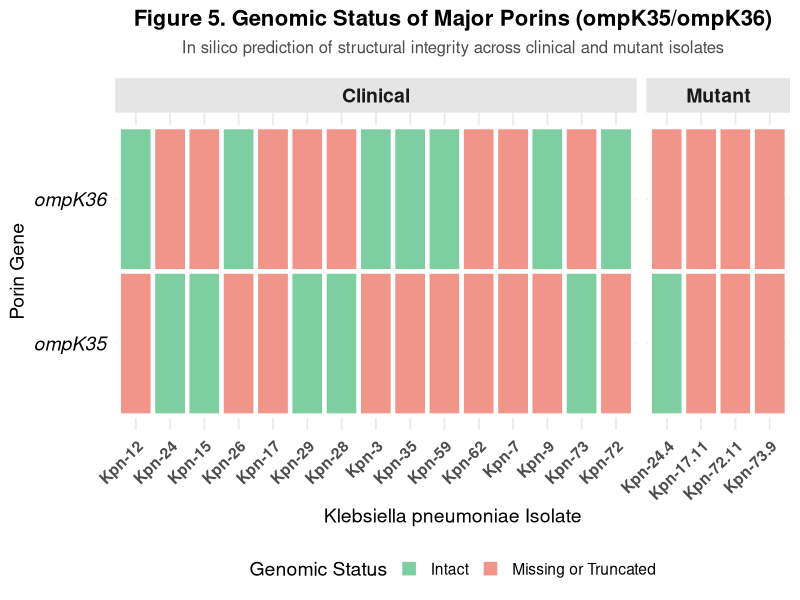
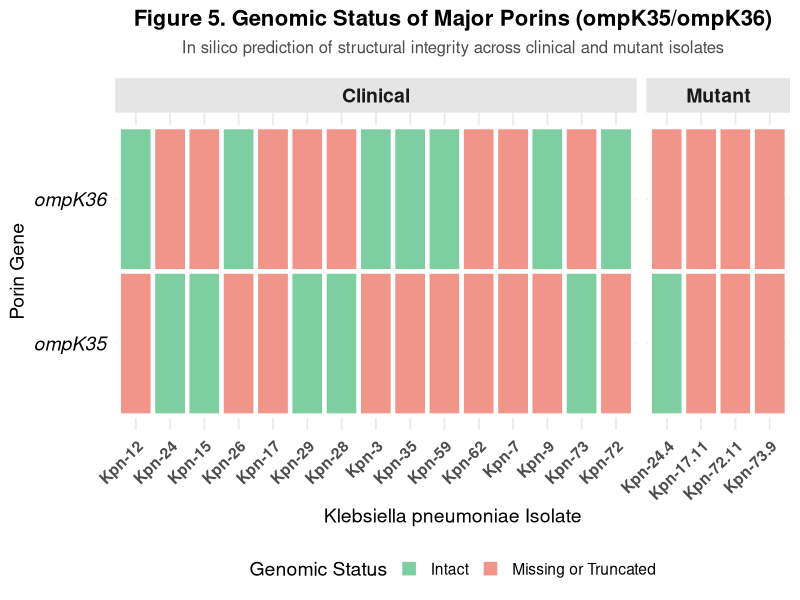

Here is the R script that generated these plots, in order:
library(ggplot2)
library(dplyr)
library(tidyr)

# 1. NHẬP DỮ LIỆU TRỰC TIẾP TỪ VĂN BẢN (Copy-paste toàn bộ bảng của bạn)
raw_data <- "Sample  Group   Status  Chromosome_Depth    Plasmids_PCN    ompK35_Status   ompK36_Status   IS_Interrupting_Porin   Time
Kpn-12  Clinical    SUCCESS 139.9   2:0.9X;3:1.1X;4:1.5X;5:2.3X;6:0.9X;7:2.7X;8:3.3X    Missing_or_Truncated    Intact  None    800s
Kpn-24  Clinical    SUCCESS 132.3   2:1.1X;3:1.1X;4:0.9X;5:1.6X;6:1.0X;7:0.9X;8:1.1X;9:3.5X;10:3.7X;11:2.7X Intact  Missing_or_Truncated    None    803s
Kpn-15  Clinical    SUCCESS 124.5   2:1.0X;3:1.2X;4:1.6X;5:1.0X;6:0.7X;7:4.0X;8:0.9X;9:0.9X;10:1.2X;11:2.0X;12:4.8X;13:0.9X;14:1.0X;15:13.8X;16:32.2X;17:0.9X;18:0.8X   Intact  Missing_or_Truncated    None    816s
Kpn-26  Clinical    SUCCESS 131.4   2:1.1X;3:0.7X;4:1.6X    Missing_or_Truncated    Intact  None    817s
Kpn-17  Clinical    SUCCESS 114.1   2:0.8X;3:1.2X;4:2.6X;5:2.3X;6:9.5X;7:17.3X;8:21.1X  Missing_or_Truncated    Missing_or_Truncated    None    828s
Kpn-29  Clinical    SUCCESS 131.2   2:0.9X;3:1.8X;4:1.3X;5:3.1X;6:0.9X;7:3.1X;8:3.0X;9:4.4X;10:4.6X;11:5.5X;12:1.1X Intact  Missing_or_Truncated    None    795s
Kpn-28  Clinical    SUCCESS 157.6   2:5.3X;3:5.0X;4:15.2X;5:18.5X;6:9.5X;7:25.6X;8:25.2X;9:22.6X    Intact  Missing_or_Truncated    None    809s
Kpn-3   Clinical    SUCCESS 136.1   2:0.9X;3:1.6X;4:1.4X;5:1.6X;6:2.0X;7:0.9X;8:6.1X;9:6.2X Missing_or_Truncated    Intact  None    803s
Kpn-35  Clinical    SUCCESS 278.9   2:0.9X;3:0.8X;4:1.0X;5:2.5X;6:0.9X;7:3.6X;8:4.1X;9:0.9X Missing_or_Truncated    Intact  None    811s
Kpn-59  Clinical    SUCCESS 238.5   2:0.9X;3:1.1X;4:0.8X;5:2.5X;6:1.0X;7:0.9X;8:3.7X;9:3.9X Missing_or_Truncated    Intact  None    817s
Kpn-62  Clinical    SUCCESS 193.8   2:1.1X;3:4.2X;4:3.9X;5:6.6X;6:0.6X;7:1.1X;8:7.2X;9:19.8X;10:21.3X   Missing_or_Truncated    Missing_or_Truncated    None    817s
Kpn-7   Clinical    SUCCESS 120.2   2:1.1X;3:4.4X;4:5.4X;5:6.0X;6:0.7X;7:1.1X;8:19.0X;9:20.0X;10:32.4X  Missing_or_Truncated    Missing_or_Truncated    None    812s
Kpn-9   Clinical    SUCCESS 93.9    2:1.3X;3:1.0X;4:2.4X;5:1.2X;6:4.5X;7:4.4X;8:0.8X    Missing_or_Truncated    Intact  None    809s
Kpn-73  Clinical    SUCCESS 158.2   2:1.0X;3:1.2X;4:2.5X;5:2.0X;6:0.9X;7:0.9X;8:9.7X;9:16.5X;10:24.3X   Intact  Missing_or_Truncated    None    828s
Kpn-72  Clinical    SUCCESS 303.5   2:0.7X;3:1.3X;4:0.8X;5:0.8X;6:0.8X;7:1.9X;8:1.2X;9:2.4X;10:0.7X;11:3.6X;12:0.8X;13:0.7X;14:0.5X Missing_or_Truncated    Intact  None    841s
Kpn-24.4    Mutant  SUCCESS 134.9   2:1.4X;3:2.6X;4:3.3X;5:3.2X;6:2.5X;7:11.4X;8:14.2X;9:10.5X  Intact  Missing_or_Truncated    None    815s
Kpn-17.11   Mutant  SUCCESS 152.9   2:0.4X;3:1.2X;4:9.4X;5:0.4X;6:0.4X;7:2.3X;8:0.6X;9:0.4X;10:0.4X;11:0.4X;12:8.9X;13:0.4X;14:17.1X;15:0.7X;16:0.4X;17:0.4X;18:19.6X   Missing_or_Truncated    Missing_or_Truncated    None    837s
Kpn-72.11   Mutant  SUCCESS 135.7   2:1.9X;3:1.9X;4:6.1X;5:7.6X;6:5.9X  Missing_or_Truncated    Missing_or_Truncated    None    808s
Kpn-73.9    Mutant  SUCCESS 117.0   2:0.9X;3:1.7X;4:16.5X;5:4.0X;6:19.1X;7:41.7X;8:54.8X    Missing_or_Truncated    Missing_or_Truncated    None    838s"

df <- read.table(text = raw_data, header = TRUE, stringsAsFactors = FALSE)

# 2. XỬ LÝ DỮ LIỆU
porin_data <- df %>%
  select(Sample, Group, ompK35_Status, ompK36_Status) %>%
  # Xoay dữ liệu từ ngang sang dọc để vẽ biểu đồ ngói (Tile Plot)
  pivot_longer(cols = c(ompK35_Status, ompK36_Status), 
               names_to = "Porin_Gene", 
               values_to = "Status") %>%
  # Sửa tên hiển thị cho đẹp
  mutate(Porin_Gene = ifelse(Porin_Gene == "ompK35_Status", "ompK35", "ompK36"),
         Status = gsub("_", " ", Status))

# Sắp xếp thứ tự Sample để các Mutant nằm cạnh nhau ở cuối
porin_data$Sample <- factor(porin_data$Sample, levels = df$Sample)

# 3. VẼ BIỂU ĐỒ HEATMAP PORIN
fig5 <- ggplot(porin_data, aes(x = Sample, y = Porin_Gene, fill = Status)) +
  geom_tile(color = "white", linewidth = 1.5) +
  
  # Tạo lưới chia theo Clinical và Mutant để dễ quan sát
  facet_grid(~Group, scales = "free_x", space = "free_x") +
  
  # Tùy chỉnh màu sắc (Xanh = Bình thường, Cam = Đột biến/Mất)
  scale_fill_manual(values = c("Intact" = "#7DCEA0", "Missing or Truncated" = "#F1948A")) +
  
  labs(
    title = "Figure 5. Genomic Status of Major Porins (ompK35/ompK36)",
    subtitle = "In silico prediction of structural integrity across clinical and mutant isolates",
    x = "Klebsiella pneumoniae Isolate",
    y = "Porin Gene",
    fill = "Genomic Status"
  ) +
  theme_minimal(base_size = 14) +
  theme(
    plot.title = element_text(face = "bold", size = 16, hjust = 0.5),
    plot.subtitle = element_text(size = 12, hjust = 0.5, color = "grey30", margin = margin(b=15)),
    axis.text.x = element_text(angle = 45, hjust = 1, face = "bold"),
    axis.text.y = element_text(face = "italic", size = 14, color = "black"),
    strip.text = element_text(face = "bold", size = 14),
    strip.background = element_rect(fill = "grey90", color = NA),
    legend.position = "bottom"
  )

print(fig5)
ggsave("Figure_5_Porin_Status.png", plot = fig5, width = 11, height = 5, dpi = 300, bg="white")
